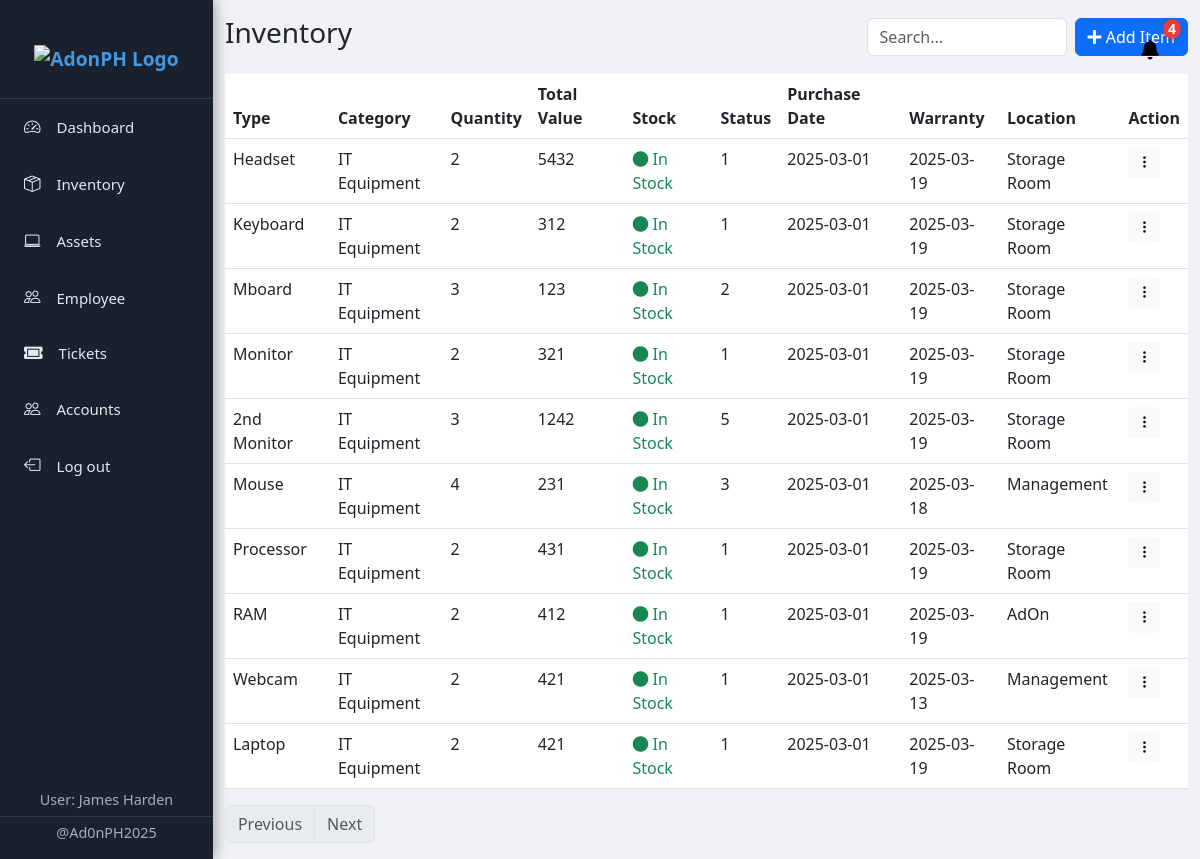
Page /inventory/inventory.php (signed in) on the committed database.
### tables this page shows
CREATE TABLE `inventory` (
  `id` int(11) NOT NULL,
  `type` varchar(200) NOT NULL,
  `category` varchar(200) NOT NULL,
  `quantity` varchar(200) NOT NULL,
  `total_value` varchar(200) NOT NULL,
  `stock` varchar(200) NOT NULL,
  `available_stock` varchar(200) NOT NULL,
  `status` varchar(200) NOT NULL,
  `purchasedate` date NOT NULL,
  `warranty` date NOT NULL,
  `location` varchar(200) NOT NULL
);

### inventory/inventory.php (the view, shortened to what this page needs)
<!DOCTYPE html>
<html lang="en">
<head>
    <link rel="stylesheet" href="https://cdnjs.cloudflare.com/ajax/libs/font-awesome/5.15.4/css/all.min.css">
    <link href="https://cdn.jsdelivr.net/npm/bootstrap@5.3.0/dist/css/bootstrap.min.css" rel="stylesheet">
    <link rel="stylesheet" href="https://cdn.jsdelivr.net/npm/bootstrap-icons/font/bootstrap-icons.css">
</head>
<body>
<?php include "../sidebar/sidebar.php"; ?>
<div class="container mt-3">
    <div class="d-flex justify-content-between align-items-center">
        <h3>Inventory</h3>
        <div class="d-flex">
            <input type="text" id="searchInput" class="form-control search-box me-2" placeholder="Search...">
            <a href="/mis-v6.1/inventory/add_item.php" class="btn btn-primary"><i class="fas fa-plus"></i> Add Item</a>
        </div>
    </div>
    <table class="table mt-3">
        <thead>
            <tr>
                <th scope="col">Type</th>
                <th scope="col">Category</th>
                <th scope="col">Quantity</th>
                <th scope="col">Total Value</th>
                <th scope="col">Stock</th>
                <th scope="col">Status</th>
                <th scope="col">Purchase Date</th>
                <th scope="col">Warranty</th>
                <th scope="col">Location</th>
                <th scope="col">Action</th>
            </tr>
        </thead>
        <tbody id="inventoryTable">
        <?php
        include '../db_connection.php';
        $query = "SELECT id, type, category, quantity, total_value, stock, available_stock, status, purchasedate, warranty, location FROM inventory";
        $result = mysqli_query($conn, $query);
        $rows = [];
        if (mysqli_num_rows($result) > 0) {
            while ($row = mysqli_fetch_assoc($result)) {
                $stockPercentage = ($row['available_stock'] / max($row['quantity'], 1)) * 100;
                if ($row['available_stock'] <= 0) {
                    $stockDisplay = "<span class='text-danger'><i class='fas fa-circle'></i> Out of Stock</span>";
                } elseif ($stockPercentage <= 49) {
                    $stockDisplay = "<span class='text-warning'><i class='fas fa-circle'></i> Low Stock</span>";
                } else {
                    $stockDisplay = "<span class='text-success'><i class='fas fa-circle'></i> In Stock</span>";
                }
                $rows[] = "<tr>
                    <td>{$row['type']}</td>
                    <td>{$row['category']}</td>
                    <td>{$row['quantity']}</td>
                    <td>{$row['total_value']}</td>
                    <td>{$stockDisplay}</td>
                    <td>{$row['available_stock']}</td>
                    <td>{$row['purchasedate']}</td>
                    <td>{$row['warranty']}</td>
                    <td>{$row['location']}</td>
                    <td>
                        <div class='dropdown'>
                            <button class='btn btn-light btn-sm' type='button' id='dropdownMenu{$row['id']}' data-bs-toggle='dropdown' aria-expanded='false'>
                                <i class='bi bi-three-dots-vertical'></i>
                            </button>
                            <ul class='dropdown-menu' aria-labelledby='dropdownMenu{$row['id']}'>
                                <li><h6 class='dropdown-header'>Actions</h6></li>
                            <li><a class='dropdown-item' href='/mis-v6.1/inventory/edit.php?id={$row['id']}'><i class='bi bi-pencil-square'></i> Edit</a></li>
                             <li><a class='dropdown-item view-details' href='/mis-v6.1/inventory/view.php?type={$row['type']}'><i class='bi bi-clock-history'></i> View Details</a></li>
                            <li><hr class='dropdown-divider'></li>
                             <li><a class='dropdown-item' href='/mis-v6.1/inventory/delete.php?id={$row['id']}'><i class='bi bi-trash'></i>Delete</a></li></ul>
                        </div>
                    </td>
                </tr>";
            }
        } else {
            $rows[] = "<tr><td colspan='10'>No Assets Found</td></tr>";
        }
        echo implode("", $rows);
        ?>
        </tbody>
    </table>
    <ul class="pagination">
        <li class="page-item disabled"><a class="page-link" href="#" id="prevPage">Previous</a></li>
        <li class="page-item"><a class="page-link" href="#" id="nextPage">Next</a></li>
    </ul>
</div>
</body>
</html>

### sidebar/sidebar.php (shortened to what this page needs)
<?php
include '../db_connection.php';
$query = "SELECT COUNT(*) AS new_tickets FROM ticket WHERE status = 'pending'";
$result = $conn->query($query);
$row = $result->fetch_assoc();
$new_tickets = $row['new_tickets'];
$show_notification = $new_tickets > 0;
?>
<!DOCTYPE html>
<html lang="en">
<head>
    <link href="https://cdn.jsdelivr.net/npm/bootstrap@5.3.0/dist/css/bootstrap.min.css" rel="stylesheet">
    <link rel="stylesheet" href="https://cdn.jsdelivr.net/npm/bootstrap-icons@1.11.1/font/bootstrap-icons.css">
    <link rel="stylesheet" href="../sidebar/css.css">
</head>
<body>
    <div class="sidebar">
        <div class="sidebar-header">
            <img src="https://adongroup.com.au/wp-content/uploads/2019/12/AdOn-Logo-v4.gif" alt="AdonPH Logo" style="height: 40px;">
        </div>
        <a href="../dashboard/dashboard.php" class="sidebar-link">
            <i class="bi bi-speedometer2"></i><span class="sidebar-text">Dashboard</span>
        </a>
        <a href="../inventory/inventory.php" class="sidebar-link">
            <i class="bi bi-box-seam"></i><span class="sidebar-text">Inventory</span>
        </a>
        <a href="../assets/asset.php" class="sidebar-link">
            <i class="bi bi-laptop"></i><span class="sidebar-text">Assets</span>
        </a>
        <a href="../employee/employee.php" class="sidebar-link">
            <i class="bi bi-people"></i><span class="sidebar-text">Employee</span>
        </a>
        <a href="../ticket/tickets.php" class="sidebar-link">
            <i class="fas fa-ticket-alt"></i><span class="sidebar-text">Tickets</span>
        </a>
        <a href="../account/account.php" class="sidebar-link">
            <i class="bi bi-people"></i><span class="sidebar-text">Accounts</span>
        </a>
        <a href="../login/logout.php" class="sidebar-link">
            <i class="bi bi-box-arrow-left"></i><span class="sidebar-text">Log out</span>
        </a>
        <div class="bottom-section">
            <div class="user">User: <?php echo htmlspecialchars($_SESSION['name']); ?></div>
            <div class="attribution">@Ad0nPH2025</div>
        </div>
    </div>
    <a href="../ticket/tickets.php" class="notification-bell" id="notification-bell">
        <i class="fa fa-bell"></i>
        <?php if ($show_notification): ?>
            <span class="badge" id="notification-count"><?= $new_tickets ?></span>
        <?php endif; ?>
    </a>
</body>
</html>

### sidebar/css.css (style rules this page uses)
body { display: flex; min-height: 100vh; background-color: #f0f2f5; }
.sidebar { background-color: #1a202c; color: #e2e8f0; width: 260px; padding-top: 20px; overflow-x: hidden; display: flex; flex-direction: column; box-shadow: 3px 0 12px rgba(0, 0, 0, 0.3); font-family: 'Segoe UI', Tahoma, Geneva, Verdana, sans-serif; transition: width 0.3s ease, transform 0.3s ease; position: relative; }
.sidebar a { padding: 16px 20px; text-decoration: none; font-size: 15px; color: #e2e8f0; display: flex; align-items: center; transition: background-color 0.2s ease, color 0.2s ease, padding-left 0.2s ease; border-left: 4px solid transparent; }
.sidebar a i { margin-right: 16px; font-size: 1.1em; }
.sidebar-header { padding: 24px 20px; text-align: center; font-weight: 600; font-size: 1.2em; color: #4299e1; border-bottom: 1px solid #2d3748; }
.notification-bell { position: fixed; top: 20px; right: 20px; width: 60px; height: 60px; display: flex; align-items: center; justify-content: center; cursor: pointer; z-index: 1050; border: none; text-decoration: none; }
.notification-bell i { font-size: 20px; display: flex; align-items: center; justify-content: center; width: 100%; height: 100%; border: none; color: rgb(0, 0, 0); }
.badge { position: absolute; top: -1px; right: -1px; background: #e53e3e; color: white; font-size: 14px; padding: 3px 5px; border-radius: 50%; font-weight: bold; box-shadow: 0px 2px 6px rgba(0, 0, 0, 0.2); }
.notification-bell.shake { animation: vibrate 5s ease-in-out infinite, stop-shake 3s ease-in-out infinite 5s; }
.notification-bell.shake { animation: vibrate 0.2s linear infinite; }
.bottom-section { padding: 10px 0; text-align: center; font-size: 0.9em; color: #a0aec0; margin-top: auto; }
.bottom-section .user { padding: 5px; border-bottom: 1px solid #2d3748; }
.bottom-section .attribution { padding: 5px; }

### inventory/inventory.php (style rules this page uses)
.search-box { max-width: 200px; }

### sidebar/sidebar.php (style rules this page uses)
.shake { animation: shake 0.5s ease-in-out; }

### rows in the picture
inventory: type "Headset", category "IT Equipment", quantity "2", total_value "5432", available_stock "1", purchasedate "2025-03-01", warranty "2025-03-19", location "Storage Room"
inventory: type "Keyboard", category "IT Equipment", quantity "2", total_value "312", available_stock "1", purchasedate "2025-03-01", warranty "2025-03-19", location "Storage Room"
inventory: type "Mboard", category "IT Equipment", quantity "3", total_value "123", available_stock "2", purchasedate "2025-03-01", warranty "2025-03-19", location "Storage Room"
inventory: type "Monitor", category "IT Equipment", quantity "2", total_value "321", available_stock "1", purchasedate "2025-03-01", warranty "2025-03-19", location "Storage Room"
inventory: type "2nd Monitor", category "IT Equipment", quantity "3", total_value "1242", available_stock "5", purchasedate "2025-03-01", warranty "2025-03-19", location "Storage Room"
inventory: type "Mouse", category "IT Equipment", quantity "4", total_value "231", available_stock "3", purchasedate "2025-03-01", warranty "2025-03-18", location "Management"
inventory: type "Processor", category "IT Equipment", quantity "2", total_value "431", available_stock "1", purchasedate "2025-03-01", warranty "2025-03-19", location "Storage Room"
inventory: type "RAM", category "IT Equipment", quantity "2", total_value "412", available_stock "1", purchasedate "2025-03-01", warranty "2025-03-19", location "AdOn"
inventory: type "Webcam", category "IT Equipment", quantity "2", total_value "421", available_stock "1", purchasedate "2025-03-01", warranty "2025-03-13", location "Management"
inventory: type "Laptop", category "IT Equipment", quantity "2", total_value "421", available_stock "1", purchasedate "2025-03-01", warranty "2025-03-19", location "Storage Room"

### other values in the picture
$_SESSION['name'] "James Harden"
$new_tickets "4"
